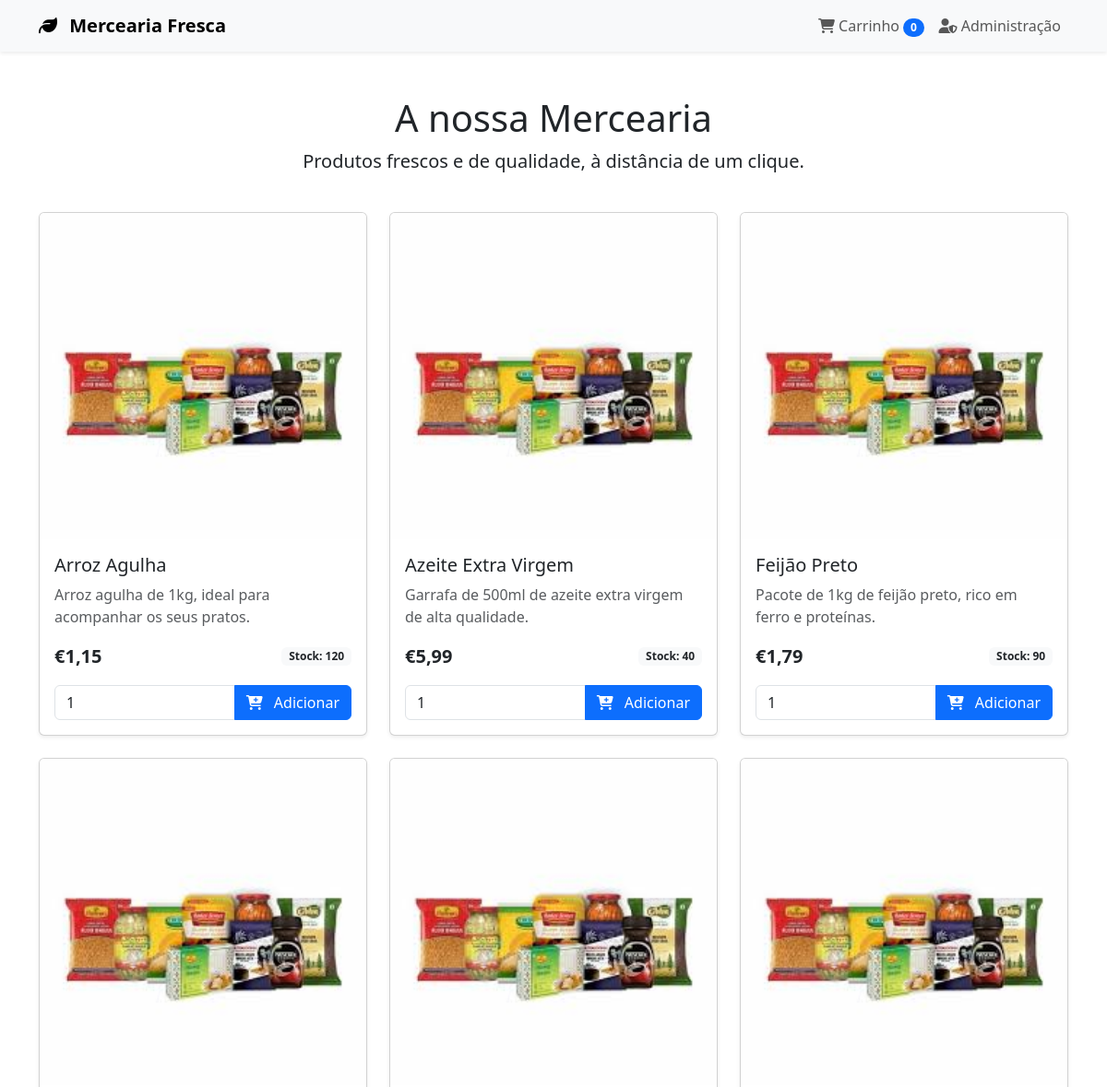
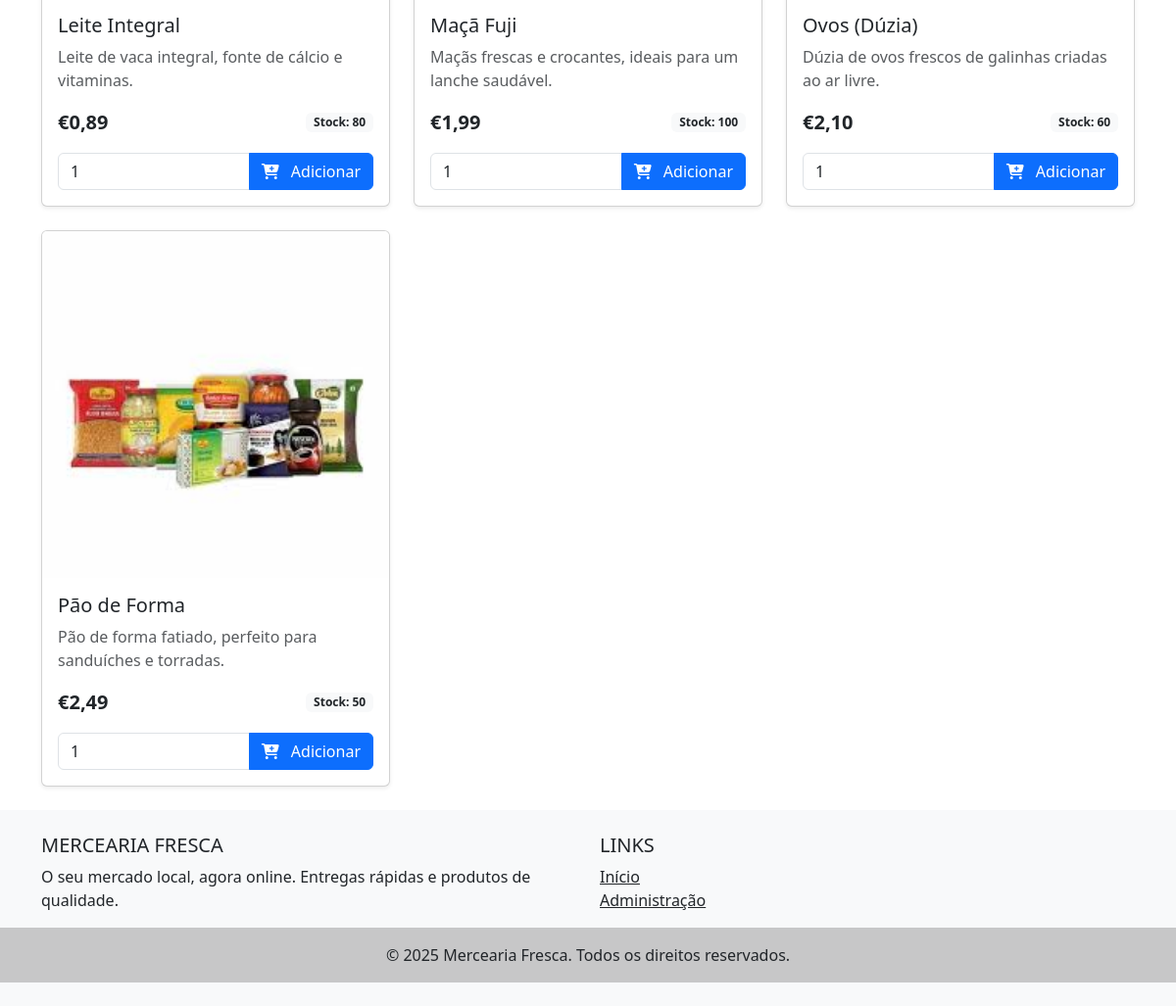
The page / on the database its author committed (2 pictures, top to bottom).
### tables this page shows
CREATE TABLE `produtos` (
  `id` int(11) NOT NULL AUTO_INCREMENT,
  `nome` varchar(255) NOT NULL,
  `descricao` text DEFAULT NULL,
  `imagem` varchar(255) DEFAULT 'default.jpg',
  `quantidade` int(11) NOT NULL DEFAULT 0,
  `preco` decimal(10,2) NOT NULL,
  PRIMARY KEY (`id`)
);

### public/index.php (the view, shortened to what this page needs)
<?php
require_once '../config/database.php';
require_once '../templates/header.php';
try {
    $stmt = $pdo->prepare("SELECT * FROM produtos WHERE quantidade > 0 ORDER BY nome ASC");
    $stmt->execute();
    $produtos = $stmt->fetchAll(PDO::FETCH_ASSOC);
} catch (PDOException $e) {
    die("Não foi possível ir buscar os produtos: " . $e->getMessage());
}
?>
<main class="container mt-5">
    <div class="row mb-4">
        <div class="col-12 text-center">
            <h1>A nossa Mercearia</h1>
            <p class="lead">Produtos frescos e de qualidade, à distância de um clique.</p>
        </div>
    </div>
    <div class="row">
        <?php if (empty($produtos)): ?>
            <div class="col-12">
                <div class="alert alert-warning text-center" role="alert">
                    De momento não temos produtos disponíveis. Volte em breve!
                </div>
            </div>
        <?php else: ?>
            <?php foreach ($produtos as $produto): ?>
                <div class="col-12 col-md-6 col-lg-4 mb-4">
                    <div class="card h-100 shadow-sm">
                        <img src="../assets/images/<?php echo htmlspecialchars($produto['imagem']); ?>"
                             class="card-img-top"
                             alt="<?php echo htmlspecialchars($produto['nome']); ?>"
                             onerror="this.onerror=null;this.src='../assets/images/default.jpg';">
                        <div class="card-body d-flex flex-column">
                            <h5 class="card-title"><?php echo htmlspecialchars($produto['nome']); ?></h5>
                            <p class="card-text text-muted flex-grow-1"><?php echo htmlspecialchars($produto['descricao']); ?></p>
                            <div class="d-flex justify-content-between align-items-center mb-3">
                                <p class="card-text fs-5 fw-bold mb-0">€<?php echo number_format($produto['preco'], 2, ',', '.'); ?></p>
                                <span class="badge bg-light text-dark">Stock: <?php echo $produto['quantidade']; ?></span>
                            </div>
                            <form action="carrinho.php" method="POST">
                                <div class="input-group">
                                    <input type="number" name="quantidade" class="form-control" value="1" min="1" max="<?php echo $produto['quantidade']; ?>" aria-label="Quantidade">
                                    <button type="submit" class="btn btn-primary">
                                        <i class="fas fa-cart-plus me-2"></i> Adicionar
                                    </button>
                                </div>
                            </form>
                        </div>
                    </div>
                </div>
            <?php endforeach; ?>
        <?php endif; ?>
    </div>
</main>
<?php
require_once '../templates/footer.php';
?>

### templates/header.php (shortened to what this page needs)
<?php
$total_itens_carrinho = 0;
?>
<!DOCTYPE html>
<html lang="pt-PT">
<head>
    <link href="https://cdn.jsdelivr.net/npm/bootstrap@5.3.3/dist/css/bootstrap.min.css" rel="stylesheet">
    <link rel="stylesheet" href="https://cdnjs.cloudflare.com/ajax/libs/font-awesome/6.5.1/css/all.min.css">
</head>
<body>
<header>
    <nav class="navbar navbar-expand-lg navbar-light bg-light shadow-sm">
        <div class="container">
            <a class="navbar-brand fw-bold" href="index.php">
                <i class="fas fa-leaf me-2"></i>
                Mercearia Fresca
            </a>
            <div class="collapse navbar-collapse" id="navbarNav">
                <ul class="navbar-nav ms-auto">
                    <li class="nav-item">
                        <a class="nav-link" href="carrinho.php">
                            <i class="fas fa-shopping-cart"></i> Carrinho
                            <span class="badge rounded-pill bg-primary"><?php echo $total_itens_carrinho; ?></span>
                        </a>
                    </li>
                    <li class="nav-item">
                        <a class="nav-link" href="../admin/index.php">
                            <i class="fas fa-user-shield"></i> Administração
                        </a>
                    </li>
                </ul>
            </div>
        </div>
    </nav>
</header>

### templates/footer.php (shortened to what this page needs)
<footer class="bg-light text-center text-lg-start mt-auto py-4">
    <div class="container">
        <div class="row">
            <div class="col-lg-6 col-md-12 mb-4 mb-md-0">
                <h5 class="text-uppercase">Mercearia Fresca</h5>
                <p>
                    O seu mercado local, agora online. Entregas rápidas e produtos de qualidade.
                </p>
            </div>
            <div class="col-lg-3 col-md-6 mb-4 mb-md-0">
                <h5 class="text-uppercase">Links</h5>
                <ul class="list-unstyled mb-0">
                    <li>
                        <a href="index.php" class="text-dark">Início</a>
                    </li>
                    <li>
                        <a href="../admin/index.php" class="text-dark">Administração</a>
                    </li>
                </ul>
            </div>
        </div>
    </div>
    <div class="text-center p-3" style="background-color: rgba(0, 0, 0, 0.2);">
        © <?php echo date('Y'); ?> Mercearia Fresca. Todos os direitos reservados.
    </div>
</footer>
</body>
</html>

### rows shown on the page
produtos: nome "Arroz Agulha", descricao "Arroz agulha de 1kg, ideal para acompanhar os seus pratos.", preco "1,15", quantidade "120"
produtos: nome "Azeite Extra Virgem", descricao "Garrafa de 500ml de azeite extra virgem de alta qualidade.", preco "5,99", quantidade "40"
produtos: nome "Feijão Preto", descricao "Pacote de 1kg de feijão preto, rico em ferro e proteínas.", preco "1,79", quantidade "90"
produtos: nome "Leite Integral", descricao "Leite de vaca integral, fonte de cálcio e vitaminas.", preco "0,89", quantidade "80"
produtos: nome "Maçã Fuji", descricao "Maçãs frescas e crocantes, ideais para um lanche saudável.", preco "1,99", quantidade "100"
produtos: nome "Ovos (Dúzia)", descricao "Dúzia de ovos frescos de galinhas criadas ao ar livre.", preco "2,10", quantidade "60"
produtos: nome "Pão de Forma", descricao "Pão de forma fatiado, perfeito para sanduíches e torradas.", preco "2,49", quantidade "50"

### other values the page prints
$total_itens_carrinho "0"
